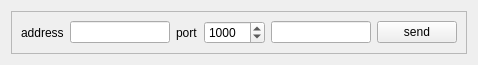
<?xml version="1.0" encoding="UTF-8"?>
<ui version="4.0">
 <class>MainBox</class>
 <widget class="QWidget" name="MainBox">
  <property name="geometry">
   <rect>
    <x>0</x>
    <y>0</y>
    <width>453</width>
    <height>49</height>
   </rect>
  </property>
  <property name="windowTitle">
   <string>Dialog</string>
  </property>
  <layout class="QVBoxLayout" name="verticalLayout">
   <item>
    <widget class="QFrame" name="frame">
     <property name="frameShape">
      <enum>QFrame::StyledPanel</enum>
     </property>
     <property name="frameShadow">
      <enum>QFrame::Raised</enum>
     </property>
     <layout class="QHBoxLayout" name="horizontalLayout">
      <item>
       <widget class="QLabel" name="label">
        <property name="text">
         <string>address</string>
        </property>
       </widget>
      </item>
      <item>
       <widget class="QLineEdit" name="lne_Address">
        <property name="minimumSize">
         <size>
          <width>100</width>
          <height>0</height>
         </size>
        </property>
       </widget>
      </item>
      <item>
       <widget class="QLabel" name="label_2">
        <property name="text">
         <string>port</string>
        </property>
       </widget>
      </item>
      <item>
       <widget class="QSpinBox" name="sb_Port">
        <property name="minimum">
         <number>1</number>
        </property>
        <property name="maximum">
         <number>65535</number>
        </property>
        <property name="value">
         <number>1000</number>
        </property>
       </widget>
      </item>
      <item>
       <widget class="QLineEdit" name="lne_Data">
        <property name="minimumSize">
         <size>
          <width>100</width>
          <height>0</height>
         </size>
        </property>
       </widget>
      </item>
      <item>
       <widget class="QPushButton" name="btn_Send">
        <property name="text">
         <string>send</string>
        </property>
       </widget>
      </item>
     </layout>
    </widget>
   </item>
  </layout>
 </widget>
 <resources/>
 <connections/>
</ui>
